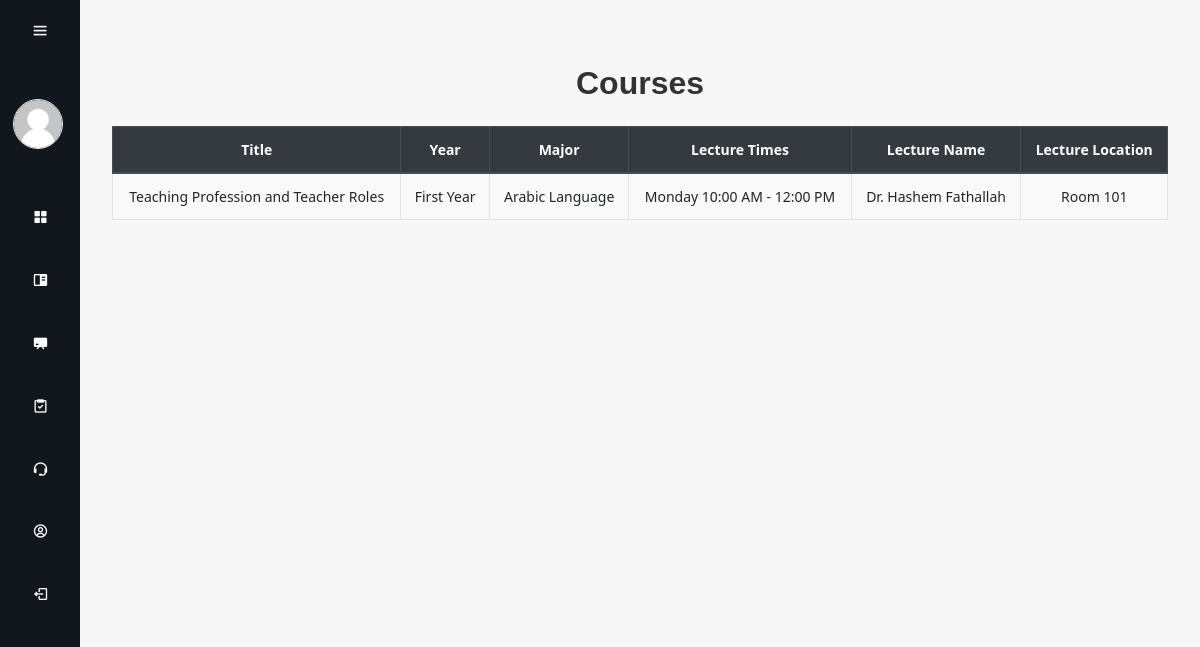
The page /index.php?page=course (signed in) on the database its author committed.
### tables this page shows
CREATE TABLE `students` (
  `student_id` int(11) NOT NULL,
  `first_name` varchar(100) NOT NULL,
  `last_name` varchar(100) NOT NULL,
  `email` varchar(255) NOT NULL,
  `password` varchar(255) NOT NULL,
  `phone_number` varchar(15) DEFAULT NULL,
  `course_id` int(11) DEFAULT NULL,
  `created_at` timestamp NOT NULL DEFAULT current_timestamp(),
  `updated_at` timestamp NOT NULL DEFAULT current_timestamp() ON UPDATE current_timestamp()
);

CREATE TABLE `courses` (
  `course_id` int(11) NOT NULL,
  `course_name` varchar(255) NOT NULL,
  `year` enum('First Year','Second Year','Third Year','Fourth Year') NOT NULL,
  `major` enum('Arabic Language','Geography','Chemistry','Physics','English Language','French Language','Science','Social Studies','Biology','Mathematics') NOT NULL,
  `lecture_times` varchar(255) DEFAULT NULL,
  `lecturer_name` varchar(255) DEFAULT 'Dr. Hashem Fathallah',
  `lecture_location` varchar(255) DEFAULT NULL
);

### views/course.php (the view, shortened to what this page needs)
<?php
if (isset($_SESSION["student_id"])) {
  $student_id = $_SESSION["student_id"];
  $conn = mysqli_connect("localhost", "root", "", "edumanage");
  $sql = "SELECT s.course_id, c.*
          FROM students s
          JOIN courses c ON s.course_id = c.course_id
          WHERE s.student_id = '$student_id'";
  $result = mysqli_query($conn, $sql);
}
require_once ROOT_PATH . "inc/header.php";
require_once ROOT_PATH . "inc/nav.php";
?>
<!DOCTYPE html>
<html lang="en">
<head>
    <link rel="stylesheet" href="https://stackpath.bootstrapcdn.com/bootstrap/4.5.2/css/bootstrap.min.css">
</head>
<body>
    <div class="main-content">
        <div class="container mt-4">
            <h2 class="text-center mb-4">Courses</h2>
            <table class="table table-striped table-bordered table-hover">
              <thead class="thead-dark">
                <tr>
                  <th>Title</th>
                  <th>Year</th>
                  <th>Major</th>
                  <th>Lecture Times</th>
                  <th>Lecture Name</th>
                  <th>Lecture Location</th>
                </tr>
              </thead>
              <tbody>
                  <?php if($result): ?>
                    <?php while($row = mysqli_fetch_assoc($result)): ?>
                    <tr>
                        <td><?= $row["course_name"]; ?></td>
                        <td><?= $row["year"]; ?></td>
                        <td><?= $row["major"]; ?></td>
                        <td><?= $row["lecture_times"]; ?></td>
                        <td><?= $row["lecturer_name"]; ?></td>
                        <td><?= $row["lecture_location"]; ?></td>
                    </tr>
                    <?php endwhile; ?>
                    <?php endif; ?>
                </tbody>
            </table>
        </div>
    </div>
    <?php require_once ROOT_PATH . "inc/footer.php"; ?>
</body>
</html>

### assets/css/style.css (style rules this page uses)
* { margin: 0; padding: 0; box-sizing: border-box; font-family: 'Segoe UI', Tahoma, Geneva, Verdana, sans-serif; }
.main-content { position: relative; background-color: #f7f7f7; min-height: 100vh; top: 0; left: 80px; transition: all 0.5s ease; width: calc(100% - 80px); padding: 2rem; box-shadow: 0 0 10px rgba(0, 0, 0, 0.1); }
.text-center { text-align: center; color: #333; font-size: 2rem; margin-top: 2rem; font-weight: 600; font-family: 'Arial', sans-serif; }
.container { max-width: 800px; margin: 0 auto; padding: 2rem; border-radius: 10px; }

### views/course.php (style rules this page uses)
.table th, .table td { text-align: center; vertical-align: middle; font-size: 14px; }
.thead-dark th { background-color: #343a40; color: white; }
.table-bordered td, .table-bordered th { border: 1px solid #dee2e6; }
.table-striped tbody tr:nth-of-type(odd) { background-color: #f9f9f9; }
.container { max-width: 100%; padding: 0; }
body { margin: 0; overflow-x: hidden; }

### rows shown on the page
students: course.course_name "Teaching Profession and Teacher Roles", course.year "First Year", course.major "Arabic Language", course.lecture_times "Monday 10:00 AM - 12:00 PM", course.lecturer_name "Dr. Hashem Fathallah", course.lecture_location "Room 101"
